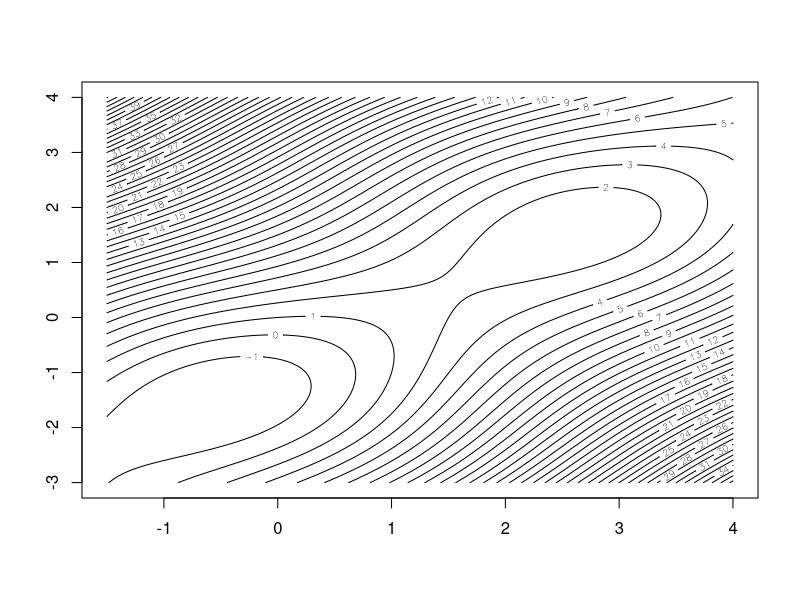
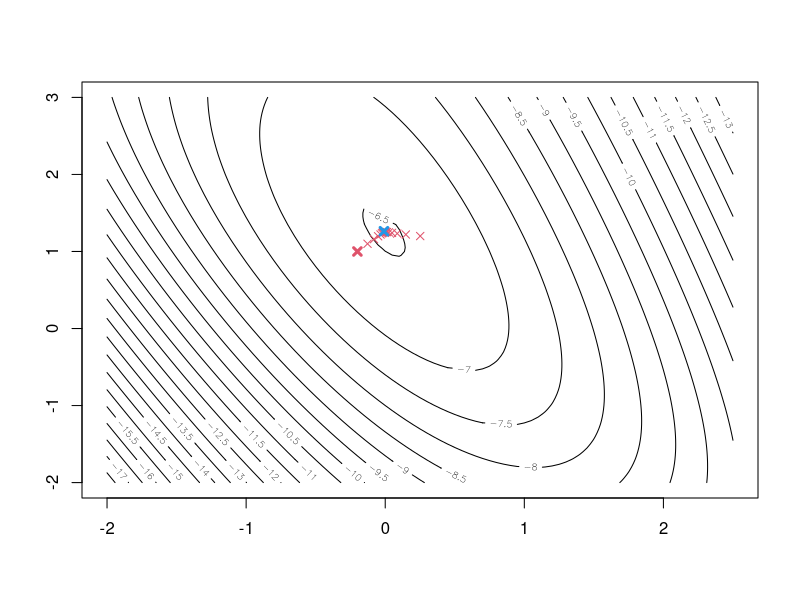
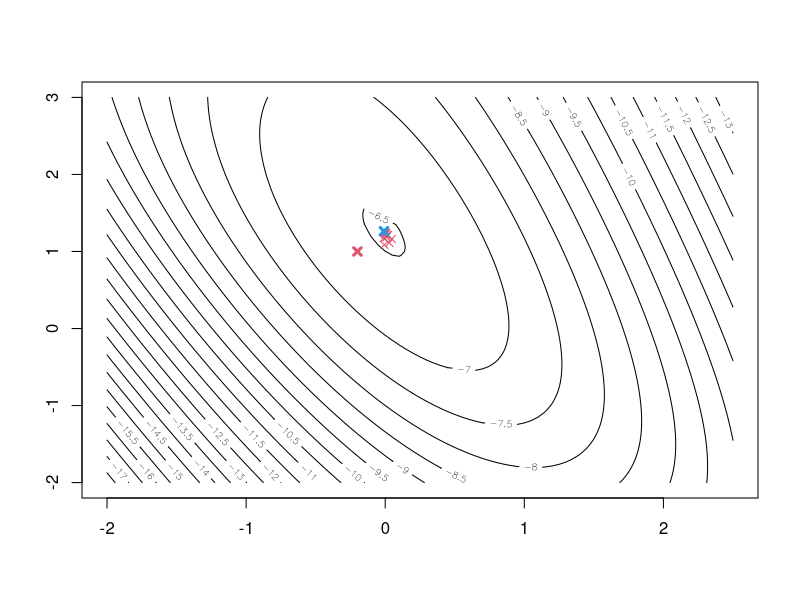
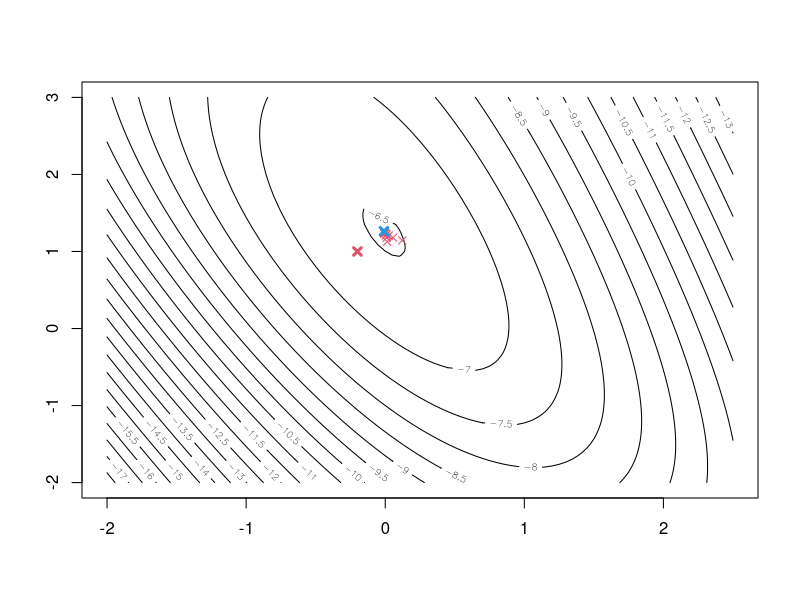

Generate these figures, in order, with R:
## ---- chunk 1
f <- function(x, y) {
  sin(x+y) + (x-y)^2 - 1.5*x + 2.5*y + 1
  
}


# y <- -pi/3 - 0.5
# x <- y + 1
# f(x, y)  

f(3, 2)

y <- seq(-3, 4, length.out = 500)
x <- seq(-1.5, 4, length.out = 500)
# outer creates all combinations of x, y
# applying f to the matrix based on x and y
z <- outer(x, y, f)


contour(x = x, y = y, z = z, nlevels = 40)

## ---- chunk 2
#sin(x+y) + (x-y)^2 - 1.5*x + 2.5*y + 1

g <- function(v) {
  x <- v[1]
  y <- v[2]
  d_dx <- cos(x+y) + 2*x - 2*y - 1.5
  d_dy <- cos(x+y) + 2*y - 2*x + 2.5  
  return( c(d_dx, d_dy) )
    
}

H <- function(v) {
  x <- v[1]
  y <- v[2]
  d_d2x <- -sin(x+y) + 2
  d_d2y <- -sin(x+y) + 2  
  d_dxy <- -sin(x+y) - 2
  
  return(matrix(c(d_d2x, d_dxy, d_dxy, d_d2y), 2, 2))
}

g(c(0,0))
H(c(0,0))
## ---- chunk 3


Newton <- function(start, eps = 10^(-6), max_it = 50, x_boundry = c(-1.5, 4), y_boundry = c(-3, 4)) {
  L2 <- function(v) {
  sqrt(sum(v^2))
  
}


x_t <- start
itterations <- 0
stop_criteria <- T

while (
  stop_criteria & itterations < max_it
) {
  itterations <- itterations + 1
  x_prev <- x_t
  
  
  # For some values the hessian was singular, solving this by adding a small lambda * I to the hessian to get around the issue.
  #browser()
  H_inv <- tryCatch({solve(H(x_prev))}, 
           error = function(x) {solve(H(x_prev) + eps * diag(length(x_t)))})

  x_t <- x_prev - H_inv %*% g(x_prev)
  stop_criteria <- L2(x_t - x_prev) / (eps + L2(x_prev)) > eps
}


if (x_t[1] >= x_boundry[1] & x_t[1] <= x_boundry[2] & x_t[2] >= y_boundry[1] & x_t[2] <= y_boundry[2]) {
  
  eigen_vals <- eigen(H(x_t))$values
  cat("Start:", start, ", Itterations:", itterations, ", solution:", x_t, ", function value:", f(x_t[1], x_t[2]), "\neigen_values:", eigen_vals, "\n\n")
} else {

  cat("Solution outside the boundry", "\n\n")

}


  return(x_t)
}


## ---- chunk 4
grid <- expand.grid(x = seq(-1.5, 4, length.out = 3), y = seq(-3, 4, length.out = 3))

for (i in 1:nrow(grid)) {
  v <- c(grid[i, 1], grid[i, 2])
  Newton(v)
}

## ---- chunk 5
# creating the data
x <- c(0, 0, 0, 0.1, 0.1, 0.3, 0.3, 0.9, 0.9, 0.9)
y <- c(0, 0, 1, 0 ,1, 1, 1, 0, 1, 1)

g <- function(v) {
  b0 <- v[1]
  b1 <- v[2]
  
  sum(  y * log( 1 / (1 + exp(-b0 -b1*x)) ) + (1 - y) * log( 1 - ( 1 / (1 + exp(-b0 -b1*x)) ) )  )
  
}

dg1 <- function(v) {
  b0 <- v[1]
  b1 <- v[2]
  
  sum( y - 1 / (1 + exp(-b0 -b1*x)) )
}

dg2 <- function(v) {
  b0 <- v[1]
  b1 <- v[2]
  
  sum( (y - 1 / (1 + exp(-b0 -b1*x))) * x )
}


# The function g to be maximised, partial derivatives dg1, dg2, and gradient
gradient <- function(x)
{
  c(dg1(x), dg2(x))
}

## ---- chunk 6


GD_optimizer <- function(x0, x = c(0, 0, 0, 0.1, 0.1, 0.3, 0.3, 0.9, 0.9, 0.9), y = c(0, 0, 1, 0 ,1, 1, 1, 0, 1, 1),
                         backtracking_shrinkage = 0.5) {
  # Produce a contour plot; define first a grid where function is evaluated
x1grid <- seq(-2, 2.5, by=0.05)
x2grid <- seq(-2, 3, by=0.05)
dx1 <- length(x1grid)
dx2 <- length(x2grid)
dx  <- dx1*dx2
gx  <- matrix(rep(NA, dx), nrow=dx1)
for (i in 1:dx1)
for (j in 1:dx2)
{
  gx[i,j] <- g(c(x1grid[i], x2grid[j]))
}
mgx <- matrix(gx, nrow=dx1, ncol=dx2)
contour(x1grid, x2grid, mgx, nlevels=34)  # Note: For other functions g, you might need to choose another nlevels-value to get a good impression of the function 

#Steepest ascent function:
steepestasc <- function(x0 = x0, eps=1e-6, alpha0=1)
{
  L2 <- function(v) {
  sqrt(sum(v^2))
  
    }
    
  fun_calls <- 0
  grad_calls <- 0
  xt   <- x0
  conv <- 999
  points(xt[1], xt[2], col=2, pch=4, lwd=3)
  while(conv>eps)
  {
    alpha <- alpha0
    
    # xt1 is xtold
    xtold   <- xt
    xt    <- xtold + alpha*gradient(xtold)
    grad_calls <- grad_calls + 1
    
    gxt <- g(xt)
    g_old <- g(xtold)
    fun_calls <- fun_calls + 2
   
    # modified to make less function calls
    while (gxt < g_old)
    {
      
      g_old <- gxt
      
      alpha <- alpha * backtracking_shrinkage
      xt    <- xtold + alpha*gradient(xtold)
      
      gxt <- g(xt)
      fun_calls <- fun_calls + 2
      
    }
    points(xt[1], xt[2], col=2, pch=4, lwd=1)
    
    
    #
    conv <- L2(xt - xtold)
  }
  points(xt[1], xt[2], col=4, pch=4, lwd=3)
  cat("Function calls:", fun_calls, "\n")
  cat("Gradient calls:", grad_calls, "\n")

  return(xt)
}

steepestasc(c(-0.2, 1))

}



GD_optimizer(c(-0.2, 1), backtracking_shrinkage = 0.7)

GD_optimizer(c(-0.2, 1), backtracking_shrinkage = 0.3)

GD_optimizer(c(-0.2, 1), backtracking_shrinkage = 0.5)

## ---- chunk 7

# optim minimizes so we try to maximize by multiplying by -1 via fnscale
optim(c(-0.2, 1), fn = g, gr = gradient, method = "BFGS", control = list(fnscale = -1))

optim(c(-0.2, 1), fn = g, method = "Nelder-Mead", control = list(fnscale = -1))


## ---- chunk 8

model <- glm(y ~ x, family = "binomial")

a <- summary(model)
a$coefficients[, 1]
